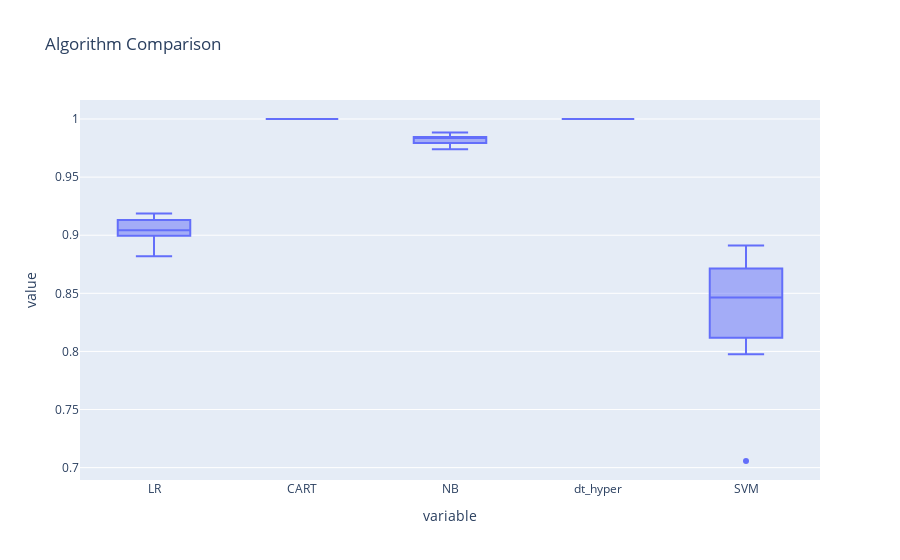

The code cell stored with this chart in its notebook:
### Code cell
results_df = pd.DataFrame(results, index=names).T
px.box(results_df,title = 'Algorithm Comparison')

### Figure 1 — Plotly figure (JSON) as saved in the notebook; plotly's stock layout.template omitted (floating-point values rounded to 4 significant figures)
{"data": [{"alignmentgroup": "True", "hovertemplate": "variable=%{x}<br>value=%{y}<extra></extra>", "legendgroup": "", "marker": {"color": "#636efa"}, "name": "", "notched": false, "offsetgroup": "", "orientation": "v", "showlegend": false, "type": "box", "x": ["LR", "LR", "LR", "LR", "LR", "LR", "LR", "LR", "LR", "LR", "CART", "CART", "CART", "CART", "CART", "CART", "CART", "CART", "CART", "CART", "NB", "NB", "NB", "NB", "NB", "NB", "NB", "NB", "NB", "NB", "dt_hyper", "dt_hyper", "dt_hyper", "dt_hyper", "dt_hyper", "dt_hyper", "dt_hyper", "dt_hyper", "dt_hyper", "dt_hyper", "SVM", "SVM", "SVM", "SVM", "SVM", "SVM", "SVM", "SVM", "SVM", "SVM"], "x0": " ", "xaxis": "x", "y": [0.8967, 0.9035, 0.9151, 0.9051, 0.8995, 0.9118, 0.882, 0.9025, 0.9186, 0.9131, 1, 1, 1, 1, 1, 1, 1, 1, 1, 1, 0.9843, 0.9739, 0.9846, 0.9773, 0.9849, 0.9838, 0.9807, 0.9883, 0.9794, 0.9836, 1, 1, 1, 1, 1, 1, 1, 1, 1, 1, 0.7057, 0.8118, 0.7975, 0.8458, 0.8714, 0.8529, 0.8911, 0.8713, 0.8471, 0.8205], "y0": " ", "yaxis": "y"}], "layout": {"boxmode": "group", "legend": {"tracegroupgap": 0}, "title": {"text": "Algorithm Comparison"}, "xaxis": {"anchor": "y", "domain": [0, 1], "title": {"text": "variable"}}, "yaxis": {"anchor": "x", "domain": [0, 1], "title": {"text": "value"}}}}
